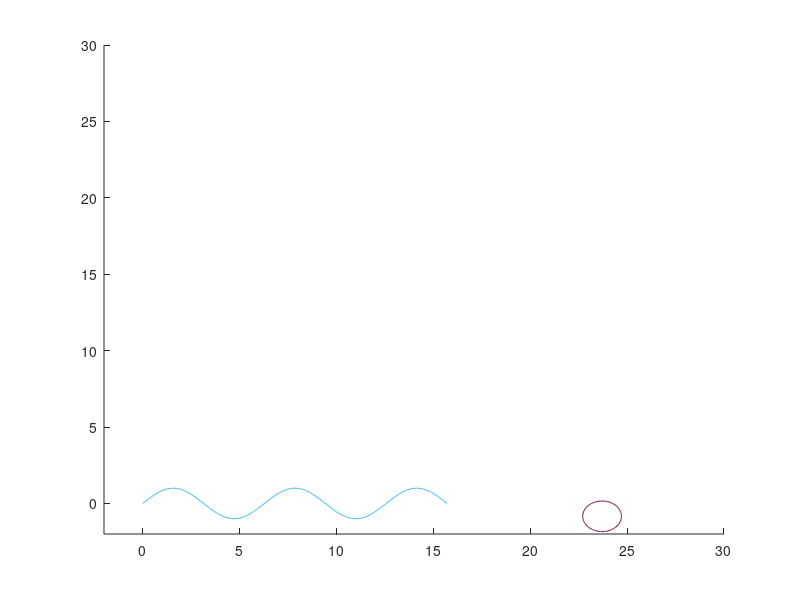

Write the MATLAB code that produced this figure.
##function retval = cattersin (num)
clear;
    t = linspace(0, 2*pi, 100);
    r = 1;
    i = 1;
    k = 0;
    num = 5;
    res = [];
    hold on
    for i = 1:num
      x = r*cos(t) + k*r;
      y = r*sin(t);
      ph = plot(x,y, 'color', [(3*i+110)/255 (i+15)/255 (i*10+50)/255]);
      if i == 1
        set(gca, 'xlim', [-2 30], 'ylim', [-2 30]);
      endif
      res(i) = ph;
      i += 1;
      k += 2;
    endfor

    x1 = linspace(0, 5*pi, 100);
    y1 = @(x1)sin(x1);
    plot(x1,y1(x1));
    l = num - 1;
    for h = linspace(0, 5*pi, 100)
      for i = 1:num
        if i == 1
          set(res(i), 'XData', x + h, 'YData', y + feval(y1, h + l))
        else
          set(res(i), 'XData', x - k*r + h, 'YData', y + feval(y1, h + l))
        endif
        k -= 2;
        l-=1;
        if l == 0
          l = num-1;
        endif
        drawnow;
        pause(0.3)
      endfor
    endfor

    hold off
##endfunction
